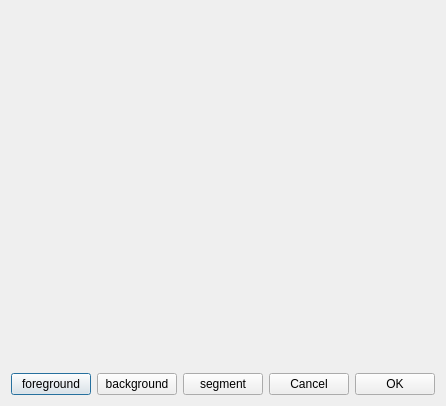
<?xml version="1.0" encoding="UTF-8"?>
<ui version="4.0">
 <class>InteractionSegment</class>
 <widget class="QDialog" name="InteractionSegment">
  <property name="geometry">
   <rect>
    <x>0</x>
    <y>0</y>
    <width>439</width>
    <height>406</height>
   </rect>
  </property>
  <property name="windowTitle">
   <string>InteractionSegment</string>
  </property>
  <layout class="QVBoxLayout" name="verticalLayout_2">
   <item>
    <layout class="QVBoxLayout" name="verticalLayout">
     <item>
      <widget class="QLabel" name="imageLabel">
       <property name="text">
        <string/>
       </property>
       <property name="alignment">
        <set>Qt::AlignCenter</set>
       </property>
      </widget>
     </item>
     <item>
      <layout class="QHBoxLayout" name="horizontalLayout">
       <property name="spacing">
        <number>6</number>
       </property>
       <property name="sizeConstraint">
        <enum>QLayout::SetMinimumSize</enum>
       </property>
       <item>
        <widget class="QPushButton" name="foreButton">
         <property name="text">
          <string>foreground</string>
         </property>
        </widget>
       </item>
       <item>
        <spacer name="horizontalSpacer">
         <property name="orientation">
          <enum>Qt::Horizontal</enum>
         </property>
         <property name="sizeHint" stdset="0">
          <size>
           <width>40</width>
           <height>20</height>
          </size>
         </property>
        </spacer>
       </item>
       <item>
        <widget class="QPushButton" name="backButton">
         <property name="text">
          <string>background</string>
         </property>
        </widget>
       </item>
       <item>
        <spacer name="horizontalSpacer_2">
         <property name="orientation">
          <enum>Qt::Horizontal</enum>
         </property>
         <property name="sizeHint" stdset="0">
          <size>
           <width>40</width>
           <height>20</height>
          </size>
         </property>
        </spacer>
       </item>
       <item>
        <widget class="QPushButton" name="segmentButton">
         <property name="text">
          <string>segment</string>
         </property>
        </widget>
       </item>
       <item>
        <spacer name="horizontalSpacer_3">
         <property name="orientation">
          <enum>Qt::Horizontal</enum>
         </property>
         <property name="sizeHint" stdset="0">
          <size>
           <width>40</width>
           <height>20</height>
          </size>
         </property>
        </spacer>
       </item>
       <item>
        <widget class="QPushButton" name="cancelButton">
         <property name="text">
          <string>Cancel</string>
         </property>
        </widget>
       </item>
       <item>
        <widget class="QPushButton" name="okButton">
         <property name="text">
          <string>OK</string>
         </property>
        </widget>
       </item>
      </layout>
     </item>
    </layout>
   </item>
  </layout>
 </widget>
 <layoutdefault spacing="6" margin="11"/>
 <resources/>
 <connections>
  <connection>
   <sender>segmentButton</sender>
   <signal>clicked()</signal>
   <receiver>InteractionSegment</receiver>
   <slot>accept()</slot>
   <hints>
    <hint type="sourcelabel">
     <x>302</x>
     <y>43</y>
    </hint>
    <hint type="destinationlabel">
     <x>308</x>
     <y>91</y>
    </hint>
   </hints>
  </connection>
 </connections>
</ui>
